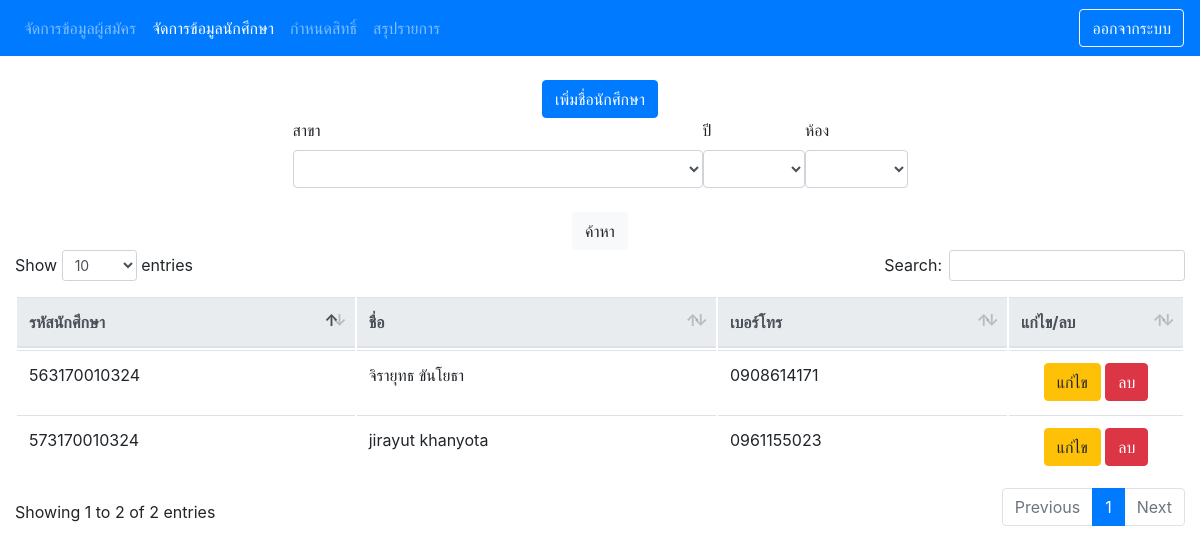
Before: /Student.php with the older database file.
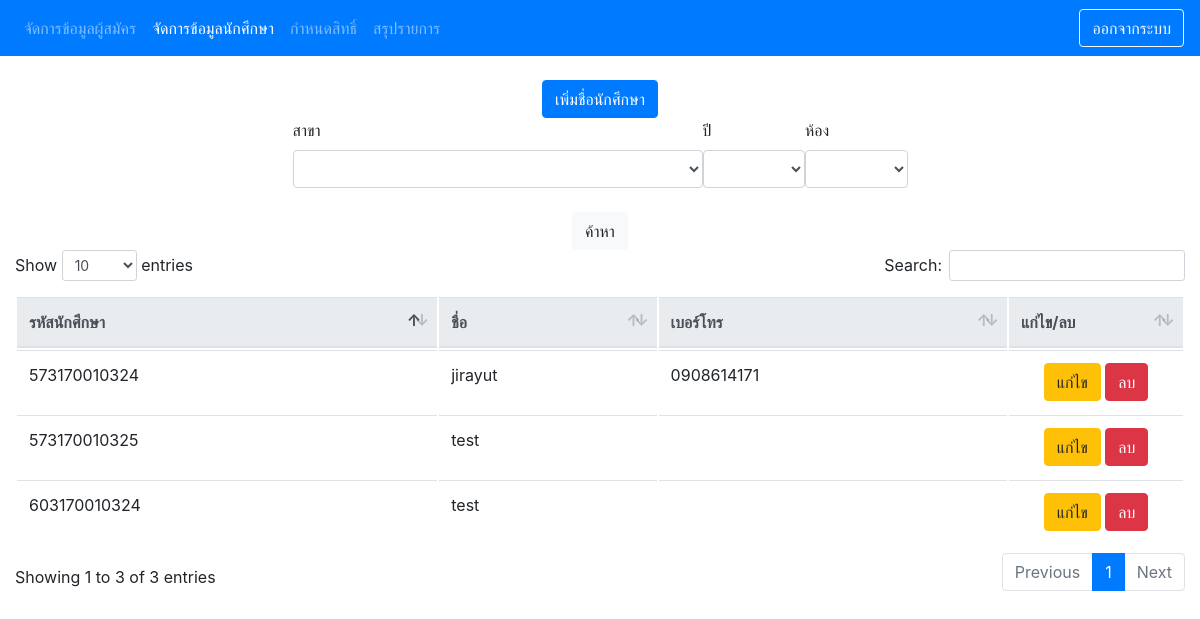
After: the same page with the newer database file.
### tables this page shows
CREATE TABLE `tb_number` (
  `Number_ID` int(11) NOT NULL,
  `Number_Code` varchar(50) NOT NULL,
  `Number_User` varchar(50) NOT NULL,
  `Number_Name` varchar(50) NOT NULL,
  `Number_Sub` varchar(150) NOT NULL,
  `Number_Phone` varchar(50) NOT NULL,
  `Grade` double NOT NULL,
  `status` int(11) NOT NULL,
  `Year` varchar(150) NOT NULL,
  `room` int(11) NOT NULL,
  `Faculty_Name` varchar(255) NOT NULL
);

### Student.php (the view, shortened to what this page needs)
<?php
include 'Header.php';
include 'Menu/MenuStudent.php';
include 'Connect.php';?>
<div class="container-fluid">
  <div class="text-center">
    <a href="FromInserNumber.php">
      <button type="button" class="btn btn-primary" name="button">เพิ่มชื่อนักศึกษา</button>
    </a>
  </div>
</div>
<div class="text-center">
    <div>
      <form  action="Student.php" method="post">
        <div class="row justify-content-center">
          <div class="col-4">
            <div class="row">
              <label>สาขา </label>
            <select name="ST_Sub"  class="form-control">
              <option value=""></option>
              <option value="สาขาวิชาเทคโนโลยีสารสนเทศ">สาขาวิชาเทคโนโลยีสารสนเทศ</option>
            </select>
            </div>
          </div>
          <div class="col-1">
            <div class="row">
          <label>ปี</label>
          <select name="Year"  class="form-control">
            <option value=""></option>
            <option value="1">1</option>
          </select>
          </div>
          </div>
          <div class="col-1">
          <div class="row">
            <label>ห้อง</label>
            <select name="Room"  class="form-control">
              <option value=""></option>
              <option value="1">1</option>
            </select>
          </div>
          </div>
        </div>
        <br>
        <input class="btn btn-light" type="submit" value="ค้าหา">
      </form>
    </div>
</div>
 <table class="table"  id="dataTable">
     <thead class="thead-light">
        <tr>
          <th>รหัสนักศึกษา</th>
          <th>ชื่อ</th>
          <th>เบอร์โทร</th>
          <th>แก่ไข/ลบ</th>
        </tr>
      </thead>
      <tbody>
        <?php
          $Sub = $_POST["ST_Sub"] ;
          $Year = $_POST["Year"] ;
          $Room = $_POST["Room"] ;
    if ($Sub == null && $Year == NULL && $Room == null) {
      $sql = "SELECT * FROM tb_number ";
    } elseif ($Year == null && $Sub != null && $Room == null) {
      $row = 1;
      $sql = "SELECT * FROM tb_number N INNER JOIN Year Y ON N.Year = Y.Year WHERE N.Number_Sub = '$Sub' ";
    } else if($Year != null && $Sub != null && $Room == null) {
      $row = 1;
      $sql = "SELECT * FROM tb_number N INNER JOIN Year Y ON N.Year = Y.Year WHERE N.Number_Sub = '$Sub' AND Y.YearCode = $Year ";
    }elseif ($Year != null && $Sub == null && $Room == null) {
      $row = 1;
      $sql = "SELECT * FROM tb_number N INNER JOIN Year Y ON N.Year = Y.Year WHERE  Y.YearCode = $Year ";
    }elseif ($Year != null && $Sub != null && $Room != null) {
      $row = 1;
      $sql = "SELECT * FROM tb_number N INNER JOIN Year Y ON N.Year = Y.Year WHERE N.Number_Sub = '$Sub' AND Y.YearCode = $Year AND N.room = $Room ";
    }elseif ($Year == null && $Sub == null && $Room != null) {
      $row = 1;
      echo "<script>alert('กรุณากรอกข้อมูลให้ครบ')</script>";
      $sql = "SELECT * FROM tb_number  ";
    }
        $query = mysql_query($sql);
        while ($a = mysql_fetch_array($query)) {
         ?>
        <tr>
          <td><?php echo $a['Number_Code']; ?></td>
          <td><?php echo $a['Number_Name']; ?></td>
          <td><?php echo $a['Number_Phone']; ?></td>
          <td width="15%" >
            <div class="text-center">
              <a href="FromStudent.php?Number_ID=<?php echo $a['Number_ID']; ?>">
                <button type="button" class="btn btn-warning" name="button">แก่ไข</button>
              </a>
              <a href="JavaScript:if(confirm('ยืนยันการลบ') == true){window
                  .location='Delete_Student.php?Number_ID=<?php echo $a["Number_ID"];?>';}">
                <button type="button" class="btn btn-danger" name="button">ลบ</button>
              </a>
            </div>
          </td>
        </tr>
          <?php } ?>
      </tbody>
  </table>
<?php include 'Footer.php'; ?>

### Header.php (shortened to what this page needs)
<!DOCTYPE html>
<html lang="en">
<head>
  <link href="vendor/bootstrap/css/bootstrap.min.css" rel="stylesheet">
  <link href="vendor/font-awesome/css/font-awesome.min.css" rel="stylesheet" type="text/css">
  <link href="vendor/datatables/dataTables.bootstrap4.css" rel="stylesheet">
  <link href="css/sb-admin.css" rel="stylesheet">
</head>
<body>

Changed rows visible on the page:
changed tb_number: Number_Name "jirayut khanyota" → "jirayut"; Number_Phone "0961155023" → "0908614171"
changed tb_number (number 2 of 3 on the later page): Number_Code "563170010324" → "573170010325"; Number_Name "จิรายุทธ ขันโยธา" → "test"; Number_Phone "0908614171" → (not shown)
added tb_number: Number_Code "603170010324", Number_Name "test"
Other visible differences:
text written by a page script: "Show entries Search: Showing 1 to 2 of 2 entries Previous 1 Next" → "Show entries Search: Showing 1 to 3 of 3 entries Previous 1 Next"
